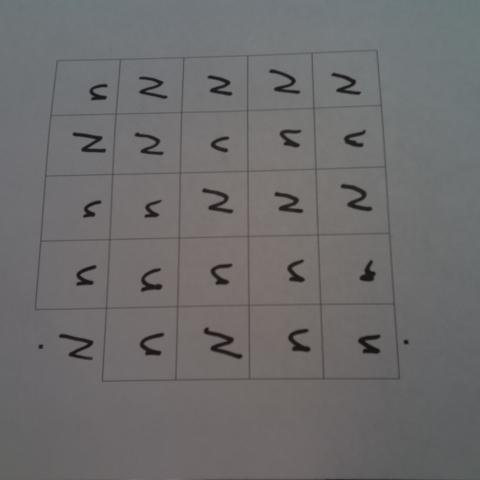
#> input picture TDS_Image_Proj/images/thefan2.jpg, 480 x 480 px, found by its file name
$ jupyter execute ImageTransform.ipynb   (shell and % lines are left out)
#> lines starting #> are read from the running program, lines starting #| are printed output that depends on the picture
# ImageTransform.ipynb

### This does a perspective transform to convert the useful part of the scanned image into a new square image that can be divided into even cells.

[cell 1]
# import all the modules we need - install opencv with: conda install -n <ENV> opencv
import cv2
import numpy as np
import os
from matplotlib import pyplot as plt

# location of the TDS images on disk - change this to match your system!
IMAGE_DIR = '/home/jaeger/dev/github.com/tds/Playground/TDS_Image_Proj/images'

### Load an image from disk...

[cell 2]
# read the image into a variable
img = cv2.imread(os.path.join(IMAGE_DIR, 'thefan2.jpg'))
#> img is the input picture: shape (480, 480, 3); mean B, G, R 108.6, 108.1, 109.3

# save its dimensions for later use
rows, cols, _ = img.shape
#> rows = 480; cols = 480

# convert it to grayscale
img_gray = cv2.cvtColor(img, cv2.COLOR_BGR2GRAY)

# display the image as currently loaded
plt.figure(figsize=(8, 8), dpi=96)
plt.imshow(img_gray, cmap='gray')
plt.show()

### Rotate the image 90 degrees clockwise...

[cell 3]
# get rotation matrix (2D affine rotation) (cv2.getRotationMatrix2D((center), angle, scale))
M = cv2.getRotationMatrix2D((cols/2, rows/2), -90, 1)

# warp the image using the calculated matrix (cv2.warpAffine(source, transformation matrix, (output size))
img_rot = cv2.warpAffine(img_gray, M, (cols, rows))
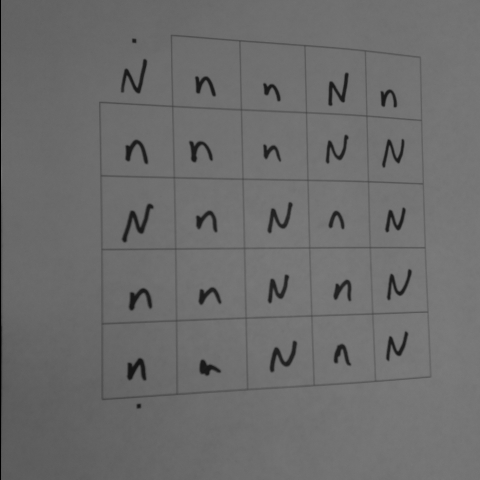
#> img_rot: shape (480, 480); min 0, max 124, mean 108.3

# display the newly-rotated image
plt.figure(figsize=(8, 8), dpi=96)
plt.imshow(img_rot, cmap='gray')
plt.show()

### Transform the image perspective to be square... ish

#### Currently the input points are found manually but it would be nice to do so programmatically for all images.

[cell 4]
# define the input and output image points to warp
inpts = np.float32([[97, 30], [420, 56], [100, 400], [430, 376]])
outpts = np.float32([[0, 0],[480, 0],[0, 480],[480, 480]])

# calculate a perspective transform based on the points given above
M = cv2.getPerspectiveTransform(inpts, outpts)

# warp the image perspective with the perspective transform calculated above
img_warp = cv2.warpPerspective(img_rot, M, (cols, rows))
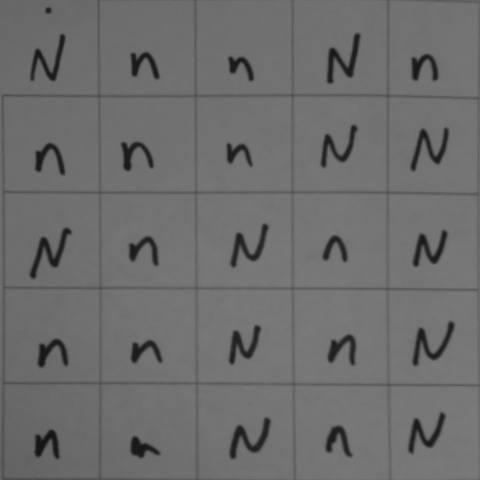
#> img_warp: shape (480, 480); min 20, max 123, mean 109.1

# display the warped image
plt.figure(figsize=(8, 8), dpi=96)
plt.imshow(img_warp, cmap='gray')
plt.show()

### Side by side warp comparison...

#### The work is already done, this is just to show what the warp did.

[cell 5]
fig, axes = plt.subplots(1, 2, figsize=(18, 8), dpi=96)
axes[0].imshow(img_rot, cmap='gray')
for P in inpts:
    axes[0].plot(P[0], P[1], 'ro')
axes[0].plot([inpts[0,0], inpts[1,0], inpts[3,0], inpts[2,0], inpts[0,0]], [inpts[0,1], inpts[1,1], inpts[3,1], inpts[2,1], inpts[0,1]], 'r--')
axes[0].set_title('Before warp:')
axes[1].imshow(img_warp, cmap='gray', extent=(0, cols, rows, 0))
for P in outpts:
    axes[1].plot(P[0], P[1], 'ro')
axes[1].plot([outpts[0,0], outpts[1,0], outpts[3,0], outpts[2,0], outpts[0,0]], [outpts[0,1], outpts[1,1], outpts[3,1], outpts[2,1], outpts[0,1]], 'r--')
axes[1].set_title('After warp:')
plt.show()
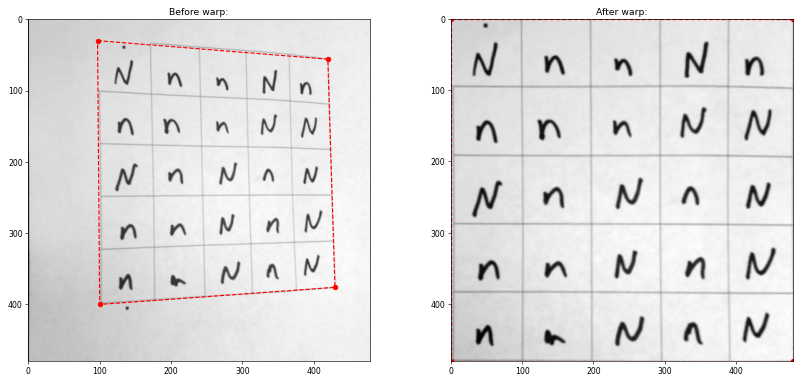
#> figure drawn by matplotlib, 2 panels

### Split grid into separate images...

[cell 6]
# create a figure to hold subplots for the split images
fig1 = plt.figure(figsize=(8, 8), dpi=96)

# create a list for the subplots which will be programmatically filled
axes = []

# create the 25 (5*5) subplots and put them in the list
xdim = 5
ydim = 5
cellsize = int(rows / xdim) # each cell is 96x96 pixels (480/5)
#> cellsize = 96
for row in range(0, ydim):
    for col in range(0, xdim):
        axes.append(plt.subplot2grid((xdim,ydim),(row,col)))

# iterate through the list of subplots and draw them
cur = 0
onrow = 0
oncol = 0
for ax in axes:
    ax.axis('off')
    ax.set_title("%d, %d" % (onrow, oncol))
    # each subplot is a 96x96 slice of the warped image!
    ax.imshow(img_warp[cellsize*onrow:cellsize*onrow+cellsize, cellsize*oncol:cellsize*oncol+cellsize], cmap='gray')
    cur = cur + 1
    if cur % xdim == 0:
        onrow = onrow + 1
    oncol = cur % xdim
#> after the loop, cur = 25; onrow = 5

plt.show()
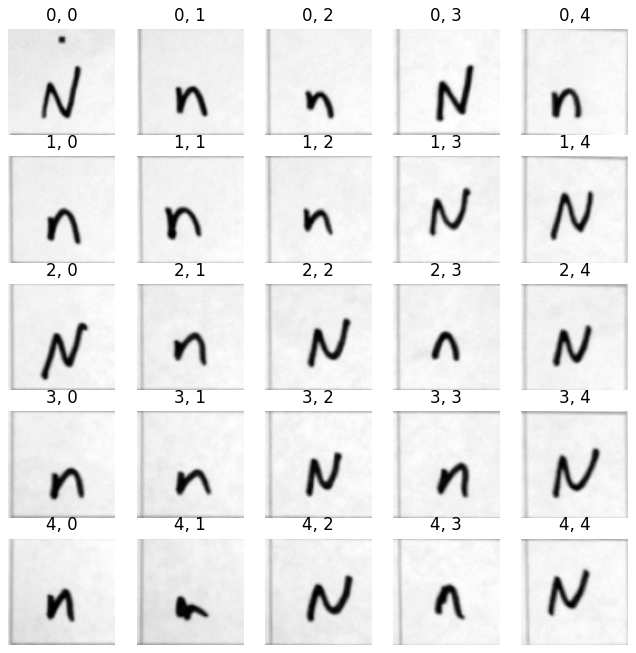
#> figure drawn by matplotlib, 25 panels

$ run again, with TDS_Image_Proj/images/thefan10.jpg copied over TDS_Image_Proj/images/thefan2.jpg
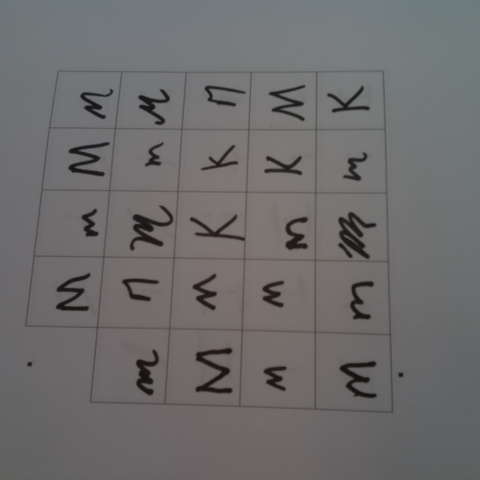
#> input picture TDS_Image_Proj/images/thefan10.jpg, 480 x 480 px, found by its file name
#> img is the input picture: shape (480, 480, 3); mean B, G, R 108.2, 107.8, 109
#> `img_warp = cv2.warpPerspective(img_rot, M, (cols, rows))`:
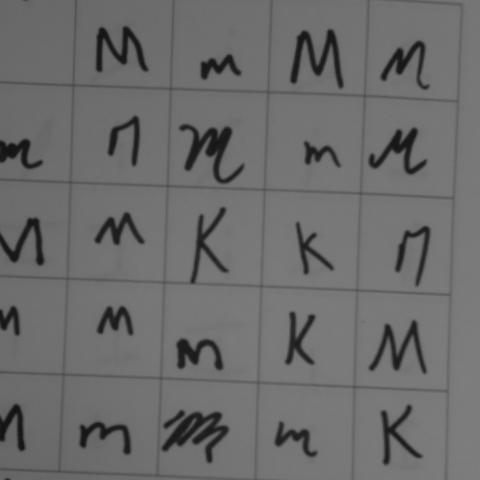
#> img_warp: shape (480, 480); min 19, max 127, mean 107.7
#> `plt.show()`:
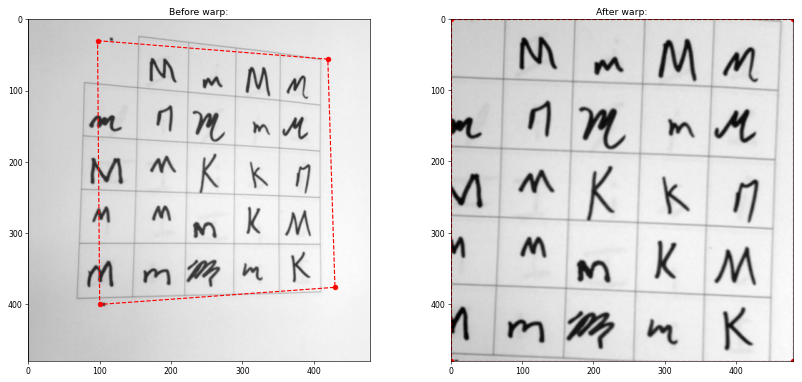
#> figure drawn by matplotlib, 2 panels
#> after the loop `for ax in axes:`: cur = 25; onrow = 5

$ run again, with TDS_Image_Proj/images/thefan11.jpg copied over TDS_Image_Proj/images/thefan2.jpg
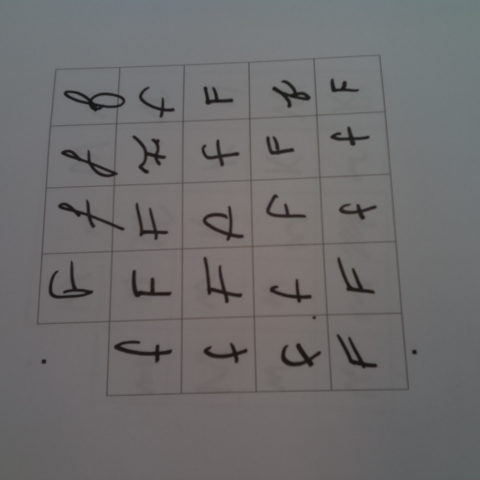
#> input picture TDS_Image_Proj/images/thefan11.jpg, 480 x 480 px, found by its file name
#> img is the input picture: shape (480, 480, 3); mean B, G, R 108.9, 108.5, 109.7
#> `img_warp = cv2.warpPerspective(img_rot, M, (cols, rows))`:
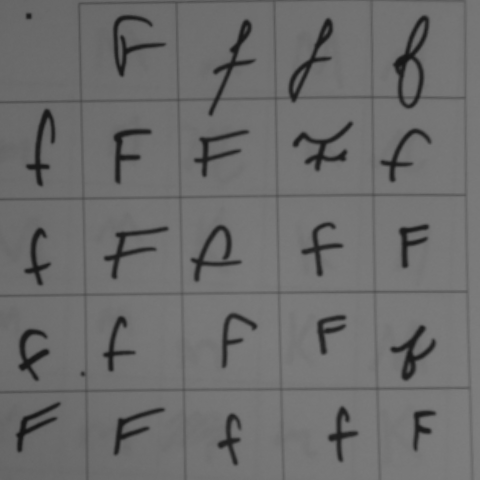
#> img_warp: shape (480, 480); min 20, max 126, mean 108.8
#> `plt.show()`:
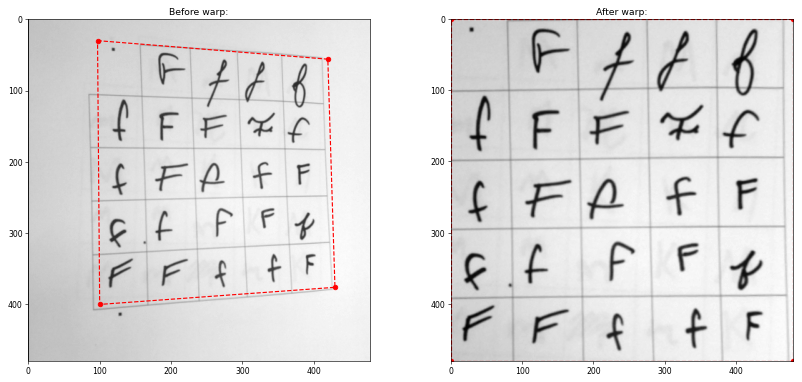
#> figure drawn by matplotlib, 2 panels
#> after the loop `for ax in axes:`: cur = 25; onrow = 5

$ run again, with TDS_Image_Proj/images/thefan12.jpg copied over TDS_Image_Proj/images/thefan2.jpg
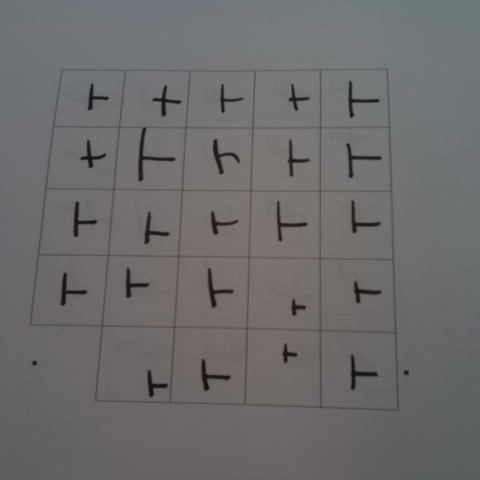
#> input picture TDS_Image_Proj/images/thefan12.jpg, 480 x 480 px, found by its file name
#> img is the input picture: shape (480, 480, 3); mean B, G, R 107.8, 107.3, 108.2
#> `img_warp = cv2.warpPerspective(img_rot, M, (cols, rows))`:
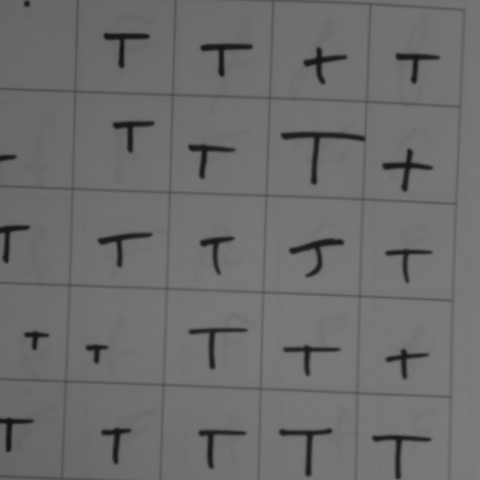
#> img_warp: shape (480, 480); min 20, max 123, mean 108.4
#> `plt.show()`:
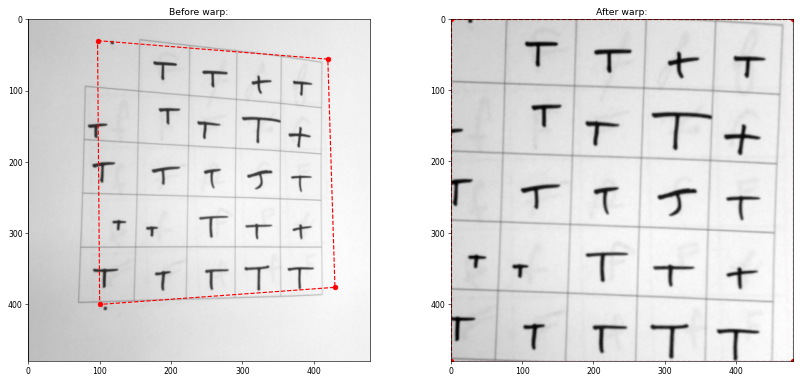
#> figure drawn by matplotlib, 2 panels
#> after the loop `for ax in axes:`: cur = 25; onrow = 5
